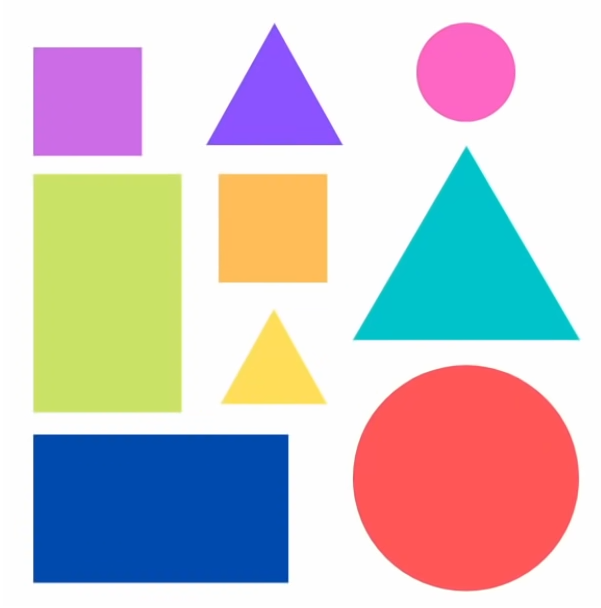
//> input picture opencv_test2/Resources/shapes.png, 601 x 608 px
$ ./Chapter6   (built with g++ and OpenCV 4)
//> lines starting //> are read from the running program, lines starting //| are printed output that depends on the picture; after the words box and inside, x2 and y2 are one past the last pixel; in counts of white or black regions, pixels touching at a corner belong together
#include<opencv2/imgcodecs.hpp>
#include<opencv2/highgui.hpp>
#include<opencv2/imgproc.hpp>
#include<iostream>

using namespace std;
using namespace cv;

////////////////////// Color Detection ////////////////////////////

Mat imgHSV, mask;
int hmin = 0, smin = 110, vmin = 153;
int hmax = 19, smax = 240, vmax = 255;


void main() {

	string path = "Resources/shapes.png";
	Mat img = imread(path);
//> img is the input picture: 608 rows x 601 cols, CV_8UC3; mean B, G, R 199.5, 196.2, 203
	cvtColor(img, imgHSV, COLOR_BGR2HSV);
//> imgHSV: 608 rows x 601 cols, CV_8UC3; mean H, S, V 41.1, 92.8, 238.7

	namedWindow("Trackbars", (640, 200));
	createTrackbar("Hue Min", "Trackbars", &hmin, 179);
	createTrackbar("Hue Max", "Trackbars", &hmax, 179);
	createTrackbar("Sat Min", "Trackbars", &smin, 255);
	createTrackbar("Sat Max", "Trackbars", &smax, 255);
	createTrackbar("Val Min", "Trackbars", &vmin, 255);
	createTrackbar("Val Max", "Trackbars", &vmax, 255);

	while (true) {

		Scalar lower(hmin, smin, vmin);
		Scalar upper(hmax, smax, vmax);
		inRange(imgHSV, lower, upper, mask);
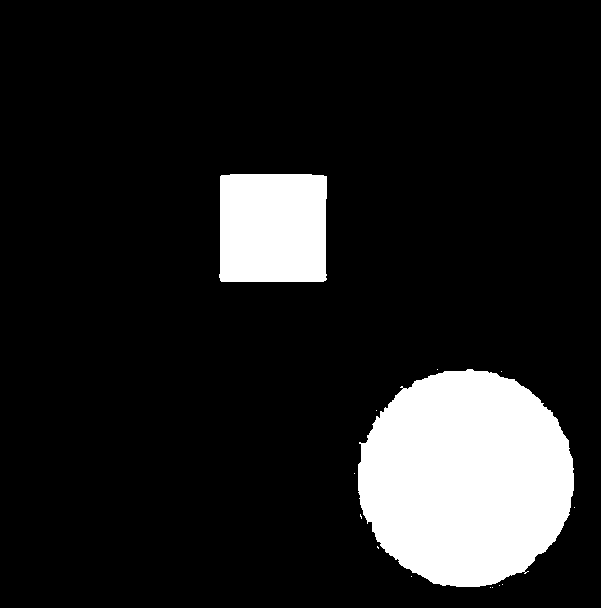
//> mask: 608 rows x 601 cols, CV_8UC1; 13.2% white; 14 white regions (12 under 20 px), largest, box (x1, y1, x2, y2) and area: (358, 369, 574, 587) 36735, (219, 174, 327, 282) 11449

		imshow("Image", img);
		imshow("Image HSV", imgHSV);
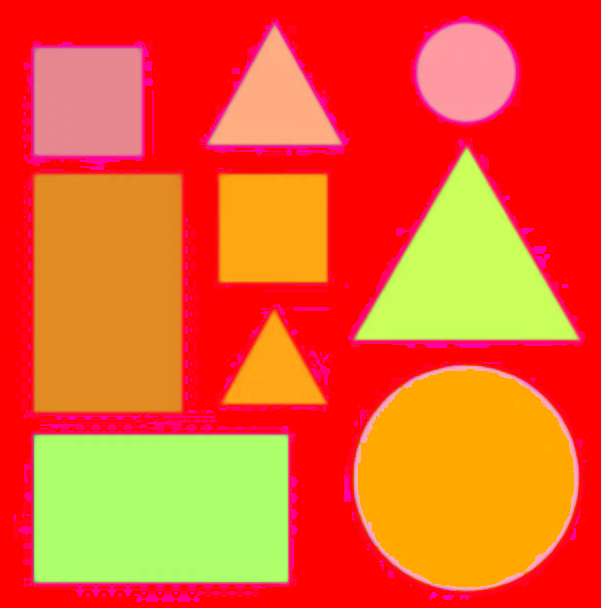
//> window 'Image HSV': 608 rows x 601 cols, CV_8UC3; mean B, G, R 41.1, 92.8, 238.7
		imshow("Image Mask", mask);
		waitKey(1);
	}
}

$ run again, with opencv_test2/Resources/cat.PNG copied over opencv_test2/Resources/shapes.png
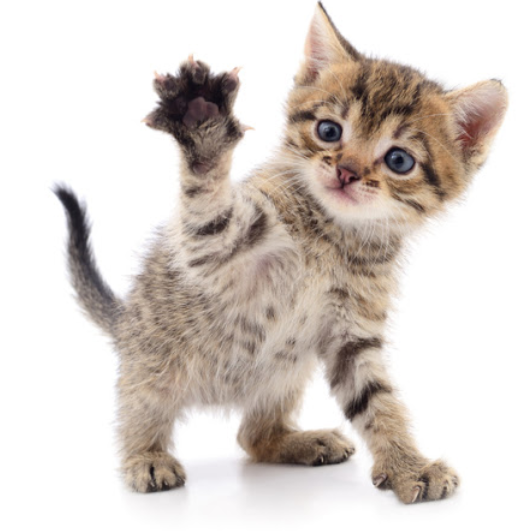
//> input picture opencv_test2/Resources/cat.PNG, 521 x 531 px
//> img is the input picture: 531 rows x 521 cols, CV_8UC3; mean B, G, R 201.7, 207.3, 215.7
//> imgHSV: 531 rows x 521 cols, CV_8UC3; mean H, S, V 17.9, 23.7, 215.8
//> `inRange(imgHSV, lower, upper, mask);`:
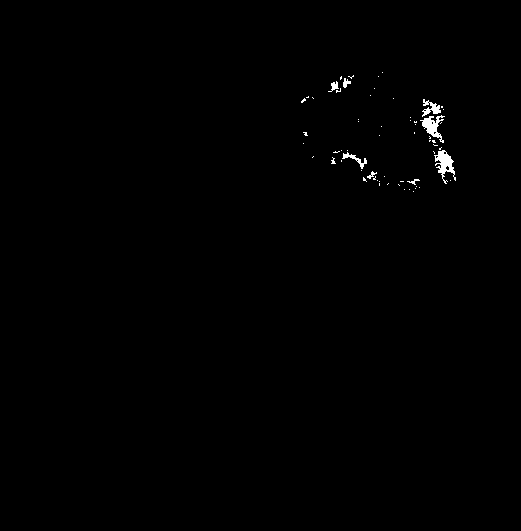
//> mask: 531 rows x 521 cols, CV_8UC1; 0.44% white; 62 white regions (54 under 20 px), largest, box (x1, y1, x2, y2) and area: (434, 150, 456, 184) 325, (420, 115, 445, 143) 279, (422, 99, 441, 117) 155
//> `imshow("Image HSV", imgHSV);`:
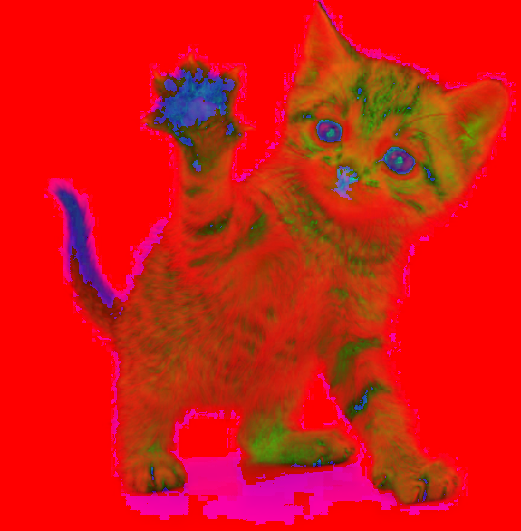
//> window 'Image HSV': 531 rows x 521 cols, CV_8UC3; mean B, G, R 17.9, 23.7, 215.8
